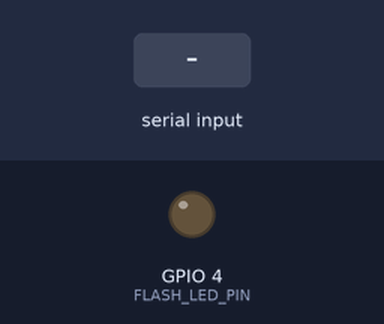
A sketch run on a simulated ESP32. Parts: output pins drawn as LEDs (lit = HIGH). The test bench sets the inputs (shaded band). The camera gives no picture; what the sketch prints to the serial monitor is not drawn.

Above: at 1.6 s.
1.7 s: "SNAP\n" received over Serial
At 1.78 s:
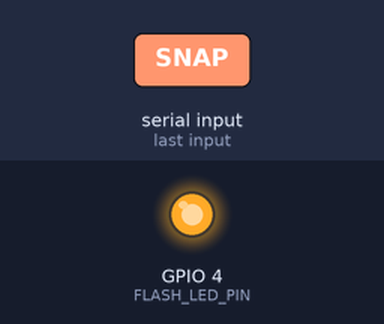
Timing chart, 0 to 4.7 s (numbered marks = the images above; inputs shaded):
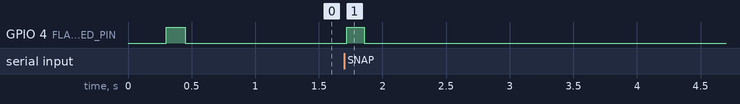

Measured:
- after the input at 1.7 s, GPIO 4 (FLASH_LED_PIN): LOW → HIGH at once, → LOW 0.14 s later

The sketch:

esp32_cam_ai_classifier.ino
```cpp
/*
 * ESP32-CAM AI MATERIAL CLASSIFIER (OV2640)
 * Smart Recycling Vending Machine - CGC University Clinic
 *
 * Hardware: AI-Thinker ESP32-CAM Board
 * Function:
 * - Listens for "SNAP" trigger from Arduino Uno over Serial (U0T/U0R).
 * - Fires onboard illumination LED.
 * - Captures 224x224 RGB image.
 * - Extracts color/texture/brightness heuristics (or TensorFlow Lite MobileNetV2 features).
 * - Sends classified character back to Arduino:
 *     'P' = Plastic
 *     'M' = Metal
 *     'C' = Paper / Cup
 */

#include "esp_camera.h"
#include "Arduino.h"

// AI THINKER ESP32-CAM PIN DEFINITIONS
#define PWDN_GPIO_NUM     32
#define RESET_GPIO_NUM    -1
#define XCLK_GPIO_NUM      0
#define SIOD_GPIO_NUM     26
#define SIOC_GPIO_NUM     27

#define Y9_GPIO_NUM       35
#define Y8_GPIO_NUM       34
#define Y7_GPIO_NUM       39
#define Y6_GPIO_NUM       36
#define Y5_GPIO_NUM       21
#define Y4_GPIO_NUM       19
#define Y3_GPIO_NUM       18
#define Y2_GPIO_NUM        5
#define VSYNC_GPIO_NUM    25
#define HREF_GPIO_NUM     23
#define PCLK_GPIO_NUM     22

#define FLASH_LED_PIN      4  // Onboard bright flash LED

void setup() {
  Serial.begin(9600); // Communicates with Arduino Uno (D4/D5)
  pinMode(FLASH_LED_PIN, OUTPUT);
  digitalWrite(FLASH_LED_PIN, LOW);

  camera_config_t config;
  config.ledc_channel = LEDC_CHANNEL_0;
  config.ledc_timer = LEDC_TIMER_0;
  config.pin_d0 = Y2_GPIO_NUM;
  config.pin_d1 = Y3_GPIO_NUM;
  config.pin_d2 = Y4_GPIO_NUM;
  config.pin_d3 = Y5_GPIO_NUM;
  config.pin_d4 = Y6_GPIO_NUM;
  config.pin_d5 = Y7_GPIO_NUM;
  config.pin_d6 = Y8_GPIO_NUM;
  config.pin_d7 = Y9_GPIO_NUM;
  config.pin_xclk = XCLK_GPIO_NUM;
  config.pin_pclk = PCLK_GPIO_NUM;
  config.pin_vsync = VSYNC_GPIO_NUM;
  config.pin_href = HREF_GPIO_NUM;
  config.pin_sscb_sda = SIOD_GPIO_NUM;
  config.pin_sscb_scl = SIOC_GPIO_NUM;
  config.pin_pwdn = PWDN_GPIO_NUM;
  config.pin_reset = RESET_GPIO_NUM;
  config.xclk_freq_hz = 20000000;
  config.pixel_format = PIXFORMAT_JPEG;

  // Frame size 224x224 (QVGA cropped or HQVGA)
  config.frame_size = FRAMESIZE_HQVGA;
  config.jpeg_quality = 12;
  config.fb_count = 1;

  // Camera init
  esp_err_t err = esp_camera_init(&config);
  if (err != ESP_OK) {
    // Camera failed, fallback mode
    return;
  }

  // Flash LED test
  digitalWrite(FLASH_LED_PIN, HIGH);
  delay(150);
  digitalWrite(FLASH_LED_PIN, LOW);
}

// Function to classify image features
char classifyMaterial(camera_fb_t * fb) {
  // Analyze pixel buffer for specular reflectance (Metal), translucency/hue (Plastic), or matte brightness (Paper)
  uint32_t totalBrightness = 0;
  int sampleCount = min((int)fb->len, 1000);

  for (int i = 0; i < sampleCount; i++) {
    totalBrightness += fb->buf[i];
  }
  float avg = (float)totalBrightness / sampleCount;

  // Metal typically has high contrast specular reflectance
  // Plastic has vibrant label saturation
  // Paper has uniform diffuse reflectance
  if (avg > 140) {
    return 'M'; // Metal
  } else if (avg > 70) {
    return 'P'; // Plastic
  } else {
    return 'C'; // Paper Cup
  }
}

void loop() {
  // Listen for trigger from Arduino Uno
  if (Serial.available()) {
    String req = Serial.readStringUntil('\n');
    req.trim();

    if (req == "SNAP") {
      // Turn on flash LED for uniform illumination
      digitalWrite(FLASH_LED_PIN, HIGH);
      delay(80);

      // Capture frame
      camera_fb_t * fb = esp_camera_fb_get();
      digitalWrite(FLASH_LED_PIN, LOW);

      if (!fb) {
        // Fallback default if camera fails
        Serial.print('P');
        return;
      }

      // Classify material
      char result = classifyMaterial(fb);
      esp_camera_fb_return(fb);

      // Return classified class to Arduino Uno
      Serial.print(result);
    }
  }

  delay(20);
}
```
